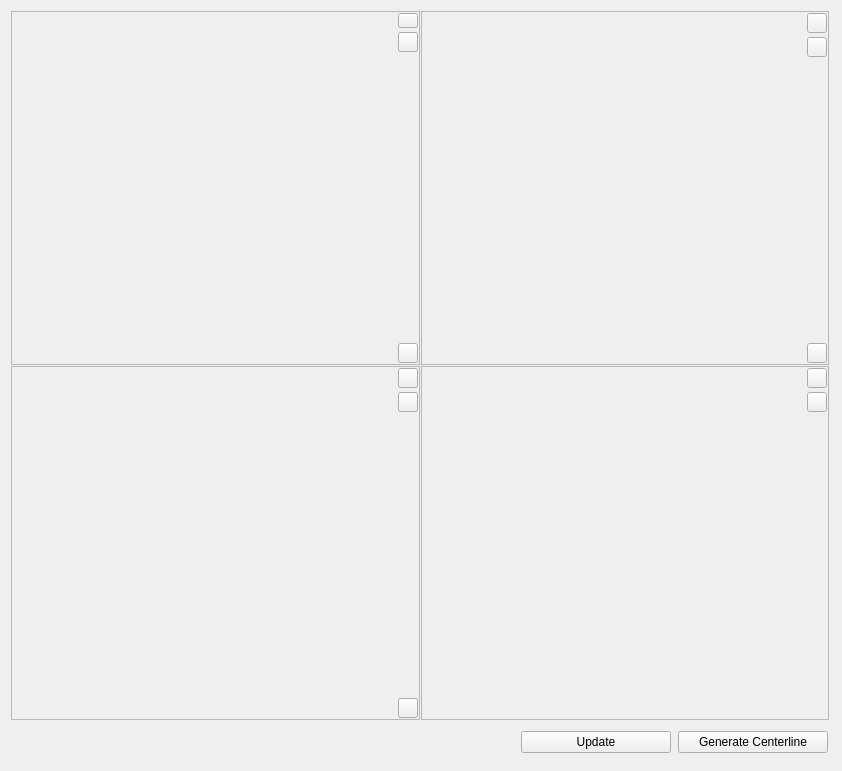
  <widget class="QWidget" name="centralwidget">
   <property name="sizePolicy">
    <sizepolicy hsizetype="Expanding" vsizetype="Expanding">
     <horstretch>0</horstretch>
     <verstretch>0</verstretch>
    </sizepolicy>
   </property>
   <layout class="QHBoxLayout" name="horizontalLayout_3">
    <item>
     <layout class="QGridLayout" name="viewGridLayout">
      <property name="spacing">
       <number>1</number>
      </property>
      <item row="6" column="0">
       <widget class="QFrame" name="image3frame">
        <property name="frameShape">
         <enum>QFrame::StyledPanel</enum>
        </property>
        <property name="frameShadow">
         <enum>QFrame::Raised</enum>
        </property>
        <layout class="QHBoxLayout" name="horizontalLayout_4">
         <property name="spacing">
          <number>1</number>
         </property>
         <property name="leftMargin">
          <number>1</number>
         </property>
         <property name="topMargin">
          <number>1</number>
         </property>
         <property name="rightMargin">
          <number>1</number>
         </property>
         <property name="bottomMargin">
          <number>1</number>
         </property>
         <item>
          <widget class="QVTKWidget" name="image3View" native="true">
           <property name="enabled">
            <bool>false</bool>
           </property>
           <property name="sizePolicy">
            <sizepolicy hsizetype="Expanding" vsizetype="Expanding">
             <horstretch>0</horstretch>
             <verstretch>0</verstretch>
            </sizepolicy>
           </property>
           <property name="minimumSize">
            <size>
             <width>350</width>
             <height>350</height>
            </size>
           </property>
          </widget>
         </item>
         <item>
          <layout class="QVBoxLayout" name="verticalLayout_3">
           <property name="spacing">
            <number>4</number>
           </property>
           <item>
            <widget class="QPushButton" name="LLBtn">
             <property name="maximumSize">
              <size>
               <width>20</width>
               <height>20</height>
              </size>
             </property>
             <property name="toolTip">
              <string>Expand this view to the entire window</string>
             </property>
             <property name="text">
              <string/>
             </property>
             <property name="icon">
              <iconset resource="../../resources/Project.qrc">
               <normaloff>:/icons/expandwin.png</normaloff>:/icons/expandwin.png</iconset>
             </property>
             <property name="iconSize">
              <size>
               <width>15</width>
               <height>15</height>
              </size>
             </property>
             <property name="flat">
              <bool>false</bool>
             </property>
            </widget>
           </item>
           <item>
            <widget class="QPushButton" name="LLBtn2">
             <property name="maximumSize">
              <size>
               <width>20</width>
               <height>20</height>
              </size>
             </property>
             <property name="toolTip">
              <string>Restore the four-panel display configuration</string>
             </property>
             <property name="text">
              <string/>
             </property>
             <property name="icon">
              <iconset resource="../../resources/Project.qrc">
               <normaloff>:/icons/LayoutFourViews.png</normaloff>:/icons/LayoutFourViews.png</iconset>
             </property>
             <property name="iconSize">
              <size>
               <width>15</width>
               <height>15</height>
              </size>
             </property>
            </widget>
           </item>
           <item>
            <spacer name="verticalSpacer_2">
             <property name="orientation">
              <enum>Qt::Vertical</enum>
             </property>
             <property name="sizeHint" stdset="0">
              <size>
               <width>20</width>
               <height>40</height>
              </size>
             </property>
            </spacer>
           </item>
           <item>
            <widget class="QPushButton" name="LLSelectImgBtn">
             <property name="maximumSize">
              <size>
               <width>20</width>
               <height>20</height>
              </size>
             </property>
             <property name="text">
              <string/>
             </property>
             <property name="icon">
              <iconset resource="../../resources/Project.qrc">
               <normaloff>:/icons/downarrow.png</normaloff>:/icons/downarrow.png</iconset>
             </property>
             <property name="iconSize">
              <size>
               <width>15</width>
               <height>15</height>
              </size>
             </property>
            </widget>
           </item>
          </layout>
         </item>
        </layout>
       </widget>
      </item>
      <item row="6" column="1">
       <widget class="QFrame" name="image4frame">
        <property name="frameShape">
         <enum>QFrame::StyledPanel</enum>
        </property>
        <property name="frameShadow">
         <enum>QFrame::Raised</enum>
        </property>
        <layout class="QHBoxLayout" name="horizontalLayout_6">
         <property name="spacing">
          <number>1</number>
         </property>
         <property name="leftMargin">
          <number>1</number>
         </property>
         <property name="topMargin">
          <number>1</number>
         </property>
         <property name="rightMargin">
          <number>1</number>
         </property>
         <property name="bottomMargin">
          <number>1</number>
         </property>
         <item>
          <widget class="QVTKWidget" name="image4View" native="true">
           <property name="enabled">
            <bool>false</bool>
           </property>
           <property name="sizePolicy">
            <sizepolicy hsizetype="Expanding" vsizetype="Expanding">
             <horstretch>0</horstretch>
             <verstretch>0</verstretch>
            </sizepolicy>
           </property>
           <property name="minimumSize">
            <size>
             <width>350</width>
             <height>350</height>
            </size>
           </property>
          </widget>
         </item>
         <item>
          <layout class="QVBoxLayout" name="verticalLayout_9">
           <property name="spacing">
            <number>4</number>
           </property>
           <item>
            <widget class="QPushButton" name="LRBtn">
             <property name="maximumSize">
              <size>
               <width>20</width>
               <height>20</height>
              </size>
             </property>
             <property name="toolTip">
              <string>Expand this view to the entire window</string>
             </property>
             <property name="text">
              <string/>
             </property>
             <property name="icon">
              <iconset resource="../../resources/Project.qrc">
               <normaloff>:/icons/expandwin.png</normaloff>:/icons/expandwin.png</iconset>
             </property>
             <property name="iconSize">
              <size>
               <width>15</width>
               <height>15</height>
              </size>
             </property>
             <property name="flat">
              <bool>false</bool>
             </property>
            </widget>
           </item>
           <item>
            <widget class="QPushButton" name="LRBtn2">
             <property name="maximumSize">
              <size>
               <width>20</width>
               <height>20</height>
              </size>
             </property>
             <property name="toolTip">
              <string>Restore the four-panel display configuration</string>
             </property>
             <property name="text">
              <string/>
             </property>
             <property name="icon">
              <iconset resource="../../resources/Project.qrc">
               <normaloff>:/icons/LayoutFourViews.png</normaloff>:/icons/LayoutFourViews.png</iconset>
             </property>
             <property name="iconSize">
              <size>
               <width>15</width>
               <height>15</height>
              </size>
             </property>
            </widget>
           </item>
           <item>
            <spacer name="verticalSpacer_4">
             <property name="orientation">
              <enum>Qt::Vertical</enum>
             </property>
             <property name="sizeHint" stdset="0">
              <size>
               <width>20</width>
               <height>40</height>
              </size>
             </property>
            </spacer>
           </item>
          </layout>
         </item>
        </layout>
       </widget>
      </item>
      <item row="8" column="0" colspan="4">
       <layout class="QHBoxLayout" name="horizontalLayout_2">
        <property name="spacing">
         <number>6</number>
        </property>
        <item>
         <widget class="QWidget" name="xyzwidget" native="true">
          <layout class="QHBoxLayout" name="horizontalLayout_7">
           <property name="spacing">
            <number>7</number>
           </property>
           <property name="leftMargin">
            <number>6</number>
           </property>
           <property name="topMargin">
            <number>6</number>
           </property>
           <property name="rightMargin">
            <number>3</number>
           </property>
           <property name="bottomMargin">
            <number>3</number>
           </property>
           <item>
            <widget class="QWidget" name="sliceWidget" native="true"/>
           </item>
           <item>
            <widget class="QScrollArea" name="sliceScrollArea">
             <property name="sizePolicy">
              <sizepolicy hsizetype="Minimum" vsizetype="Preferred">
               <horstretch>0</horstretch>
               <verstretch>0</verstretch>
              </sizepolicy>
             </property>
             <property name="minimumSize">
              <size>
               <width>450</width>
               <height>30</height>
              </size>
             </property>
             <property name="frameShape">
              <enum>QFrame::NoFrame</enum>
             </property>
             <property name="verticalScrollBarPolicy">
              <enum>Qt::ScrollBarAlwaysOff</enum>
             </property>
             <property name="horizontalScrollBarPolicy">
              <enum>Qt::ScrollBarAlwaysOff</enum>
             </property>
             <property name="widgetResizable">
              <bool>true</bool>
             </property>
             <widget class="QWidget" name="scrollAreaWidgetContents_2">
              <property name="geometry">
               <rect>
                <x>0</x>
                <y>0</y>
                <width>450</width>
                <height>30</height>
               </rect>
              </property>
             </widget>
            </widget>
           </item>
           <item>
            <spacer name="horizontalSpacer">
             <property name="orientation">
              <enum>Qt::Horizontal</enum>
             </property>
             <property name="sizeHint" stdset="0">
              <size>
               <width>40</width>
               <height>20</height>
              </size>
             </property>
            </spacer>
           </item>
           <item>
            <widget class="QPushButton" name="updateBtn">
             <property name="minimumSize">
              <size>
               <width>150</width>
               <height>0</height>
              </size>
             </property>
             <property name="text">
              <string>Update</string>
             </property>
            </widget>
           </item>
           <item>
            <widget class="QPushButton" name="generateCLBtn">
             <property name="minimumSize">
              <size>
               <width>150</width>
               <height>0</height>
              </size>
             </property>
             <property name="text">
              <string>Generate Centerline</string>
             </property>
            </widget>
           </item>
          </layout>
         </widget>
        </item>
       </layout>
      </item>
      <item row="3" column="0">
       <widget class="QFrame" name="image1frame">
        <property name="frameShape">
         <enum>QFrame::StyledPanel</enum>
        </property>
        <property name="frameShadow">
         <enum>QFrame::Raised</enum>
        </property>
        <layout class="QHBoxLayout" name="horizontalLayout">
         <property name="spacing">
          <number>1</number>
         </property>
         <property name="leftMargin">
          <number>1</number>
         </property>
         <property name="topMargin">
          <number>1</number>
         </property>
         <property name="rightMargin">
          <number>1</number>
         </property>
         <property name="bottomMargin">
          <number>1</number>
         </property>
         <item>
          <widget class="QVTKWidget" name="image1View" native="true">
           <property name="enabled">
            <bool>false</bool>
           </property>
           <property name="sizePolicy">
            <sizepolicy hsizetype="Expanding" vsizetype="Expanding">
             <horstretch>0</horstretch>
             <verstretch>0</verstretch>
            </sizepolicy>
           </property>
           <property name="minimumSize">
            <size>
             <width>350</width>
             <height>350</height>
            </size>
           </property>
          </widget>
         </item>
         <item>
          <layout class="QVBoxLayout" name="verticalLayout_2">
           <property name="spacing">
            <number>4</number>
           </property>
           <property name="sizeConstraint">
            <enum>QLayout::SetDefaultConstraint</enum>
           </property>
           <item>
            <widget class="QPushButton" name="ULBtn">
             <property name="sizePolicy">
              <sizepolicy hsizetype="Minimum" vsizetype="Minimum">
               <horstretch>0</horstretch>
               <verstretch>0</verstretch>
              </sizepolicy>
             </property>
             <property name="maximumSize">
              <size>
               <width>20</width>
               <height>20</height>
              </size>
             </property>
             <property name="font">
              <font>
               <pointsize>4</pointsize>
              </font>
             </property>
             <property name="toolTip">
              <string>Expand this view to the entire window</string>
             </property>
             <property name="layoutDirection">
              <enum>Qt::LeftToRight</enum>
             </property>
             <property name="text">
              <string/>
             </property>
             <property name="icon">
              <iconset resource="../../resources/Project.qrc">
               <normaloff>:/icons/expandwin.png</normaloff>:/icons/expandwin.png</iconset>
             </property>
             <property name="iconSize">
              <size>
               <width>15</width>
               <height>15</height>
              </size>
             </property>
             <property name="checkable">
              <bool>false</bool>
             </property>
             <property name="autoRepeat">
              <bool>false</bool>
             </property>
             <property name="autoExclusive">
              <bool>false</bool>
             </property>
             <property name="autoDefault">
              <bool>false</bool>
             </property>
             <property name="flat">
              <bool>false</bool>
             </property>
            </widget>
           </item>
           <item>
            <widget class="QPushButton" name="ULBtn2">
             <property name="sizePolicy">
              <sizepolicy hsizetype="Minimum" vsizetype="Minimum">
               <horstretch>0</horstretch>
               <verstretch>0</verstretch>
              </sizepolicy>
             </property>
             <property name="maximumSize">
              <size>
               <width>20</width>
               <height>20</height>
              </size>
             </property>
             <property name="toolTip">
              <string>Restore the four-panel display configuration</string>
             </property>
             <property name="text">
              <string/>
             </property>
             <property name="icon">
              <iconset resource="../../resources/Project.qrc">
               <normaloff>:/icons/LayoutFourViews.png</normaloff>:/icons/LayoutFourViews.png</iconset>
             </property>
             <property name="iconSize">
              <size>
               <width>15</width>
               <height>15</height>
              </size>
             </property>
            </widget>
           </item>
           <item>
            <spacer name="verticalSpacer">
             <property name="orientation">
              <enum>Qt::Vertical</enum>
             </property>
             <property name="sizeType">
              <enum>QSizePolicy::Expanding</enum>
             </property>
             <property name="sizeHint" stdset="0">
              <size>
               <width>20</width>
               <height>40</height>
              </size>
             </property>
            </spacer>
           </item>
           <item>
            <widget class="QPushButton" name="ULSelectImgBtn">
             <property name="maximumSize">
              <size>
               <width>20</width>
               <height>20</height>
              </size>
             </property>
             <property name="text">
              <string/>
             </property>
             <property name="icon">
              <iconset resource="../../resources/Project.qrc">
               <normaloff>:/icons/downarrow.png</normaloff>:/icons/downarrow.png</iconset>
             </property>
             <property name="iconSize">
              <size>
               <width>15</width>
               <height>15</height>
              </size>
             </property>
            </widget>
           </item>
          </layout>
         </item>
        </layout>
       </widget>
      </item>
      <item row="3" column="1">
       <widget class="QFrame" name="image2frame">
        <property name="frameShape">
         <enum>QFrame::StyledPanel</enum>
        </property>
        <property name="frameShadow">
         <enum>QFrame::Raised</enum>
        </property>
        <layout class="QHBoxLayout" name="horizontalLayout_5">
         <property name="spacing">
          <number>1</number>
         </property>
         <property name="leftMargin">
          <number>1</number>
         </property>
         <property name="topMargin">
          <number>1</number>
         </property>
         <property name="rightMargin">
          <number>1</number>
         </property>
         <property name="bottomMargin">
          <number>1</number>
         </property>
         <item>
          <widget class="QVTKWidget" name="image2View" native="true">
           <property name="enabled">
            <bool>false</bool>
           </property>
           <property name="sizePolicy">
            <sizepolicy hsizetype="Expanding" vsizetype="Expanding">
             <horstretch>0</horstretch>
             <verstretch>0</verstretch>
            </sizepolicy>
           </property>
           <property name="minimumSize">
            <size>
             <width>350</width>
             <height>350</height>
            </size>
           </property>
          </widget>
         </item>
         <item>
          <layout class="QVBoxLayout" name="verticalLayout_8">
           <property name="spacing">
            <number>4</number>
           </property>
           <item>
            <widget class="QPushButton" name="URBtn">
             <property name="maximumSize">
              <size>
               <width>20</width>
               <height>20</height>
              </size>
             </property>
             <property name="toolTip">
              <string>Expand this view to the entire window</string>
             </property>
             <property name="text">
              <string/>
             </property>
             <property name="icon">
              <iconset resource="../../resources/Project.qrc">
               <normaloff>:/icons/expandwin.png</normaloff>:/icons/expandwin.png</iconset>
             </property>
             <property name="iconSize">
              <size>
               <width>15</width>
               <height>15</height>
              </size>
             </property>
             <property name="flat">
              <bool>false</bool>
             </property>
            </widget>
           </item>
           <item>
            <widget class="QPushButton" name="URBtn2">
             <property name="maximumSize">
              <size>
               <width>20</width>
               <height>20</height>
              </size>
             </property>
             <property name="toolTip">
              <string>Restore the four-panel display configuration</string>
             </property>
             <property name="text">
              <string/>
             </property>
             <property name="icon">
              <iconset resource="../../resources/Project.qrc">
               <normaloff>:/icons/LayoutFourViews.png</normaloff>:/icons/LayoutFourViews.png</iconset>
             </property>
             <property name="iconSize">
              <size>
               <width>15</width>
               <height>15</height>
              </size>
             </property>
            </widget>
           </item>
           <item>
            <spacer name="verticalSpacer_3">
             <property name="orientation">
              <enum>Qt::Vertical</enum>
             </property>
             <property name="sizeHint" stdset="0">
              <size>
               <width>20</width>
               <height>40</height>
              </size>
             </property>
            </spacer>
           </item>
           <item>
            <widget class="QPushButton" name="URSelectImgBtn">
             <property name="maximumSize">
              <size>
               <width>20</width>
               <height>20</height>
              </size>
             </property>
             <property name="text">
              <string/>
             </property>
             <property name="icon">
              <iconset resource="../../resources/Project.qrc">
               <normaloff>:/icons/downarrow.png</normaloff>:/icons/downarrow.png</iconset>
             </property>
             <property name="iconSize">
              <size>
               <width>15</width>
               <height>15</height>
              </size>
             </property>
            </widget>
           </item>
          </layout>
         </item>
        </layout>
       </widget>
      </item>
     </layout>
    </item>
   </layout>
  </widget>
